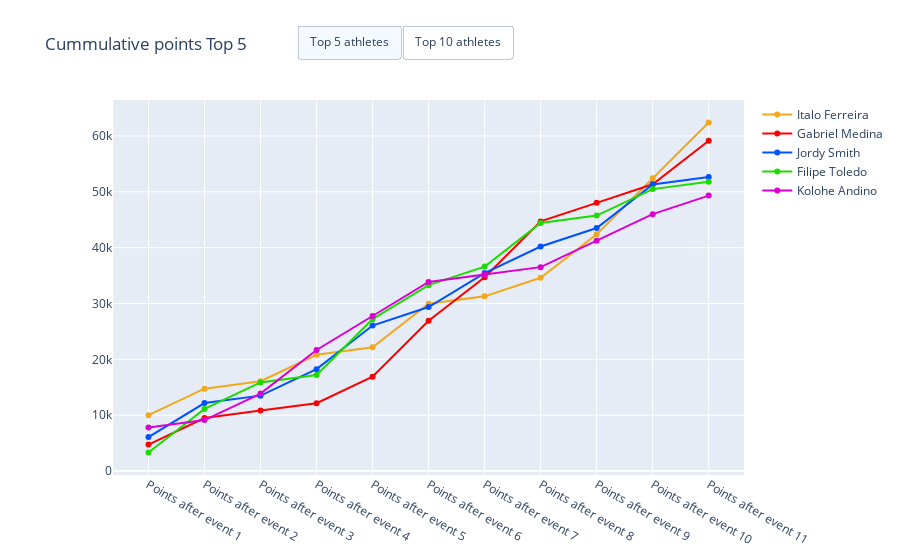

Source (notebook cell):
### Code cell
# Initialize figure
fig = go.Figure()

# Add Traces

fig.add_trace(
    go.Scatter(x=list(top10.index),
               y=list(top10.loc[:,'Italo Ferreira']),
               name="Italo Ferreira",
               line=dict(color="#f2a81a")))

fig.add_trace(
    go.Scatter(x=list(top10.index),
               y=list(top10.loc[:,'Gabriel Medina']),
               name="Gabriel Medina",
               line=dict(color="#ff0000")))

fig.add_trace(
    go.Scatter(x=list(top10.index),
               y=list(top10.loc[:,'Jordy Smith']),
               name="Jordy Smith",
               line=dict(color="#0051ff")))

fig.add_trace(
    go.Scatter(x=list(top10.index),
               y=list(top10.loc[:,'Filipe Toledo']),
               name="Filipe Toledo",
               line=dict(color="#1ddb00")))

fig.add_trace(
    go.Scatter(x=list(top10.index),
               y=list(top10.loc[:,'Kolohe Andino']),
               name="Kolohe Andino",
               line=dict(color="#db00d1")))

fig.add_trace(
    go.Scatter(x=list(top10.index),
               y=list(top10.loc[:,'Kanoa Igarashi']),
               name="Kanoa Igarashi",
               visible=False,
               line=dict(color="#00ffdf")))

fig.add_trace(
    go.Scatter(x=list(top10.index),
               y=list(top10.loc[:,'John John Florence']),
               name="John John Florence",
               visible=False,
               line=dict(color="#ff6700")))

fig.add_trace(
    go.Scatter(x=list(top10.index),
               y=list(top10.loc[:,'Kelly Slater']),
               name="Kelly Slater",
               visible=False,
               line=dict(color="#9bff85")))

fig.add_trace(
    go.Scatter(x=list(top10.index),
               y=list(top10.loc[:,'Owen Wright']),
               name="Owen Wright",
               visible=False,
               line=dict(color="#ff85f4")))

fig.add_trace(
    go.Scatter(x=list(top10.index),
               y=list(top10.loc[:,'Jeremy Flores']),
               name="Jeremy Flores",
               visible=False,
               line=dict(color="#9aa6ff")))

# Add Annotations and Buttons

fig.update_layout(
    updatemenus=[
        go.layout.Updatemenu(
            type="buttons",
            direction="right",
            active=0,
            x=0.65,
            y=1.2,
            buttons=list([
                dict(label="Top 5 athletes",
                     method="update",
                     args=[{"visible": [True, True, True, True, True, False, False, False, False, False]},
                           {"title": "Cummulative points Top 5",
                            "annotations": []}]),
                 dict(label="Top 10 athletes",
                     method="update",
                     args=[{"visible": [True, True, True, True, True, True, True, True, True, True]},
                           {"title": "Cummulative points Top 10",
                            "annotations": []}]),
            ]),
        )
    ])

# Set title
fig.update_layout(
    title_text="Cummulative points Top 5",
    xaxis_domain=[0.05, 1.0]
)

fig.show()

### Figure 1 — Plotly figure (JSON) as saved in the notebook; plotly's stock layout.template omitted (floating-point values rounded to 4 significant figures)
{"data": [{"line": {"color": "#f2a81a"}, "name": "Italo Ferreira", "type": "scatter", "x": ["Points after event 1", "Points after event 2", "Points after event 3", "Points after event 4", "Points after event 5", "Points after event 6", "Points after event 7", "Points after event 8", "Points after event 9", "Points after event 10", "Points after event 11"], "y": [10000, 14745, 16075, 20820, 22150, 29950, 31280, 34600, 42400, 52400, 62400]}, {"line": {"color": "#ff0000"}, "name": "Gabriel Medina", "type": "scatter", "x": ["Points after event 1", "Points after event 2", "Points after event 3", "Points after event 4", "Points after event 5", "Points after event 6", "Points after event 7", "Points after event 8", "Points after event 9", "Points after event 10", "Points after event 11"], "y": [4745, 9490, 10820, 12150, 16895, 26895, 34695, 44695, 48015, 51335, 59135]}, {"line": {"color": "#0051ff"}, "name": "Jordy Smith", "type": "scatter", "x": ["Points after event 1", "Points after event 2", "Points after event 3", "Points after event 4", "Points after event 5", "Points after event 6", "Points after event 7", "Points after event 8", "Points after event 9", "Points after event 10", "Points after event 11"], "y": [6085, 12170, 13500, 18245, 26045, 29365, 35450, 40195, 43515, 51315, 52645]}, {"line": {"color": "#1ddb00"}, "name": "Filipe Toledo", "type": "scatter", "x": ["Points after event 1", "Points after event 2", "Points after event 3", "Points after event 4", "Points after event 5", "Points after event 6", "Points after event 7", "Points after event 8", "Points after event 9", "Points after event 10", "Points after event 11"], "y": [3320, 11120, 15865, 17195, 27195, 33280, 36600, 44400, 45730, 50475, 51805]}, {"line": {"color": "#db00d1"}, "name": "Kolohe Andino", "type": "scatter", "x": ["Points after event 1", "Points after event 2", "Points after event 3", "Points after event 4", "Points after event 5", "Points after event 6", "Points after event 7", "Points after event 8", "Points after event 9", "Points after event 10", "Points after event 11"], "y": [7800, 9130, 13875, 21675, 27760, 33845, 35175, 36505, 41250, 45995, 49315]}, {"line": {"color": "#00ffdf"}, "name": "Kanoa Igarashi", "type": "scatter", "visible": false, "x": ["Points after event 1", "Points after event 2", "Points after event 3", "Points after event 4", "Points after event 5", "Points after event 6", "Points after event 7", "Points after event 8", "Points after event 9", "Points after event 10", "Points after event 11"], "y": [3320, 6640, 16640, 19960, 24705, 29450, 30780, 34100, 35430, 41515, 42845]}, {"line": {"color": "#ff6700"}, "name": "John John Florence", "type": "scatter", "visible": false, "x": ["Points after event 1", "Points after event 2", "Points after event 3", "Points after event 4", "Points after event 5", "Points after event 6", "Points after event 7", "Points after event 8", "Points after event 9", "Points after event 10", "Points after event 11"], "y": [6085, 16085, 17415, 27415, 32160, 32425, 32690, 32955, 33220, 33485, 38230]}, {"line": {"color": "#9bff85"}, "name": "Kelly Slater", "type": "scatter", "visible": false, "x": ["Points after event 1", "Points after event 2", "Points after event 3", "Points after event 4", "Points after event 5", "Points after event 6", "Points after event 7", "Points after event 8", "Points after event 9", "Points after event 10", "Points after event 11"], "y": [265, 5010, 11095, 14415, 17735, 21055, 22385, 25705, 27035, 30355, 36440]}, {"line": {"color": "#ff85f4"}, "name": "Owen Wright", "type": "scatter", "visible": false, "x": ["Points after event 1", "Points after event 2", "Points after event 3", "Points after event 4", "Points after event 5", "Points after event 6", "Points after event 7", "Points after event 8", "Points after event 9", "Points after event 10", "Points after event 11"], "y": [3320, 6640, 7970, 11290, 12620, 17365, 27365, 33450, 34780, 36110, 37440]}, {"line": {"color": "#9aa6ff"}, "name": "Jeremy Flores", "type": "scatter", "visible": false, "x": ["Points after event 1", "Points after event 2", "Points after event 3", "Points after event 4", "Points after event 5", "Points after event 6", "Points after event 7", "Points after event 8", "Points after event 9", "Points after event 10", "Points after event 11"], "y": [1330, 4650, 12450, 13780, 14045, 15375, 20120, 21450, 31450, 32780, 33045]}], "layout": {"title": {"text": "Cummulative points Top 5"}, "updatemenus": [{"active": 0, "buttons": [{"args": [{"visible": [true, true, true, true, true, false, false, false, false, false]}, {"annotations": [], "title": "Cummulative points Top 5"}], "label": "Top 5 athletes", "method": "update"}, {"args": [{"visible": [true, true, true, true, true, true, true, true, true, true]}, {"annotations": [], "title": "Cummulative points Top 10"}], "label": "Top 10 athletes", "method": "update"}], "direction": "right", "type": "buttons", "x": 0.65, "y": 1.2}], "xaxis": {"domain": [0.05, 1]}}}
